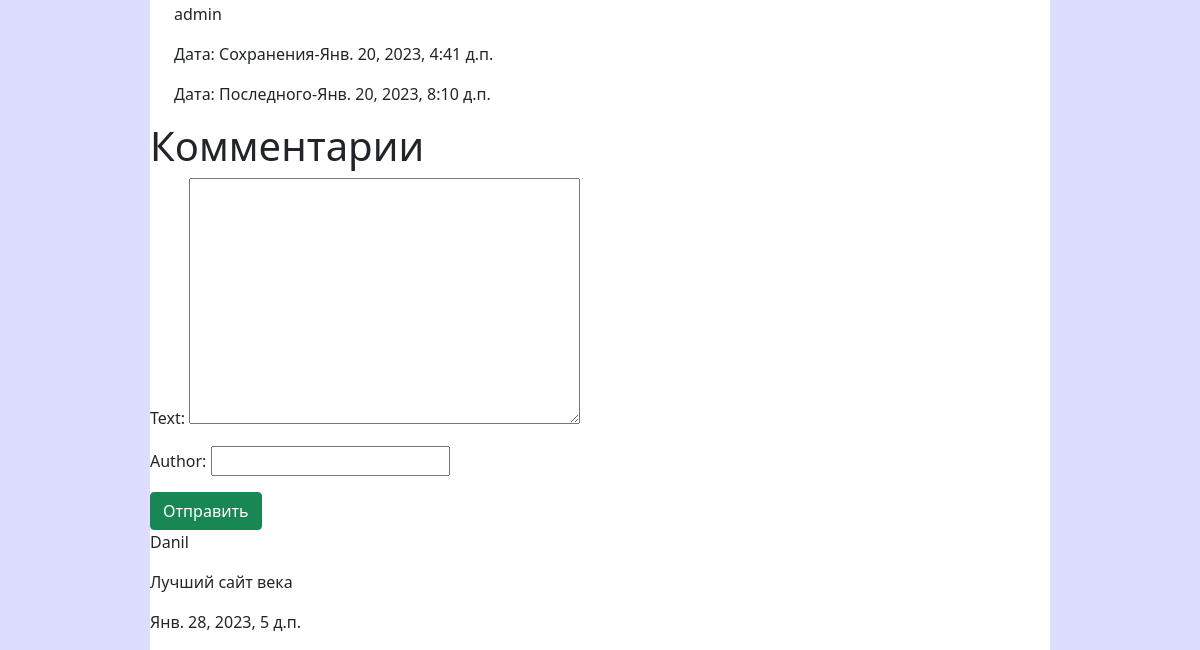
Page /posts/post/1 (lower part) on the earlier database version.
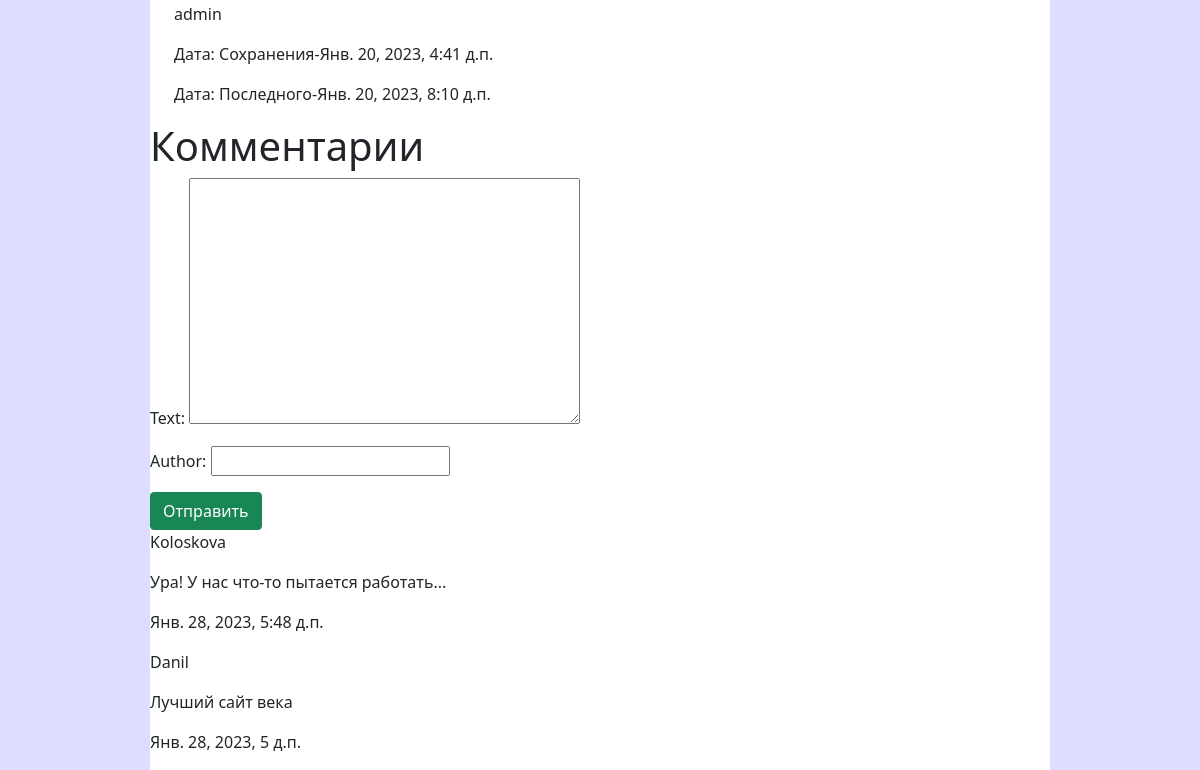
Same page on the later database version.
### comment/models.py (models this page shows, shortened)
class Comment(models.Model):
    text = models.TextField(blank=False) #нельзя отправлять пустой комментарий
    date_of_create = models.DateTimeField(auto_now_add=True)
    author = models.CharField(max_length=32)
    post = models.ForeignKey(Post, on_delete=models.CASCADE)
    published = models.BooleanField(default=False) #премодерация
    class Meta:
        ordering = ('-date_of_create', )

### posts/views.py (the view)
# urls.py: path("post/<int:pk>", post_id_view, name="post"),
def post_id_view(request, pk):
    pk = get_object_or_404(Post, pk=pk)
    comments = Comment.objects.filter(post = pk, published=True)
    if request.method=="POST": #если метод запроса POST
        form = CommentForm(request.POST) #то мы передаём запрос в форму
        if form.is_valid(): #если форма заполнена корректно
            comment =  form.save(commit=False) #получаем объект комментария без сохранения
            comment.post = pk #записываем к какому посту относится данный комментарий
            comment.save() #комментарий сохраняется
            form = CommentForm() #создаём новую форму
    else:
        form = CommentForm()
    context = {"pk": pk,'page':'posts', 'comments_list':comments, 'form':form}
    return render(request, "posts/post_id.html", context)

### comment/forms.py
class CommentForm(forms.ModelForm):
    class Meta:
        model = Comment
        exclude = ('date_of_create','published','post')

### posts/templates/posts/post_id.html (shortened to what this page needs)
{% extends 'root.html' %}
{% block content %}
    <div class="ms-4 me-4">
        <p>{{ pk.author.username }}</p>
        <p>Дата: Сохранения-{{ pk.publish_date }}</p>
        <p>Дата: Последного-{{ pk.change_date }}</p>
    </div>
    <div class="mt-3">
        <h1>Комментарии</h1>
        <form action="{% url 'posts:post' pk.pk %}" method="post">
            {{ form.as_p }}
            <input class="btn btn-success" value="Отправить" type="submit">
        </form>
        {% for comment in comments_list %}
            <div>
                <p>{{ comment.author }}</p>
                <p>{{ comment.text }}</p>
                <p>{{ comment.date_of_create }}</p>
            </div>
            {% empty %}
            <h3>Будь первым</h3>
        {% endfor %}
    </div>
{% endblock %}

Differences in the rows shown:
added Comment: author "Koloskova", text "Ура! У нас что-то пытается работать...", date_of_create "Янв. 28, 2023, 5:48 д.п."
